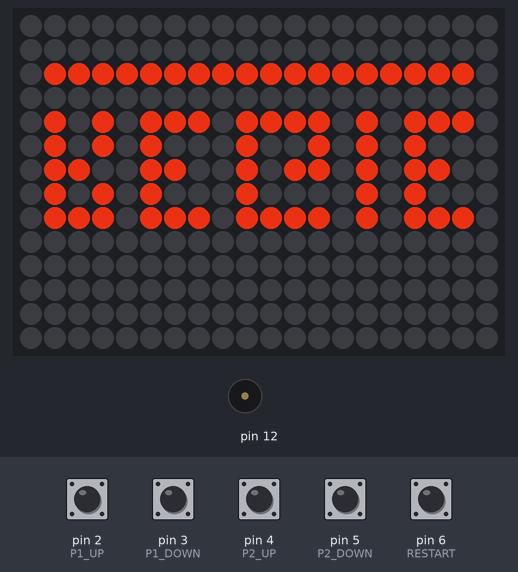
The program below on a simulated Arduino Mega 2560, built with avr-gcc and run on an emulated ATmega2560. Parts: 20×14 RGB LED matrix (first LED top left, wired row by row), buzzer (waves = sounding). The inputs (shaded band) are chosen by the test bench; at power-on: pin 2 (P1_UP), pin 3 (P1_DOWN), pin 4 (P2_UP), pin 5 (P2_DOWN), pin 6 (RESTART) HIGH. Dim RGB values are drawn brighter than linear; random numbers use the default seed unless the program sets one.

Above: at 1.4 s.
At 6.4 s:
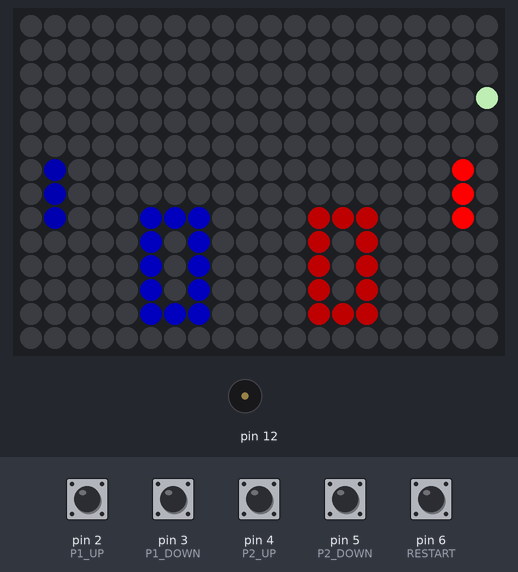
6.5 s: pin 2 (P1_UP) pulled LOW for 0.3 s
At 7.54 s:
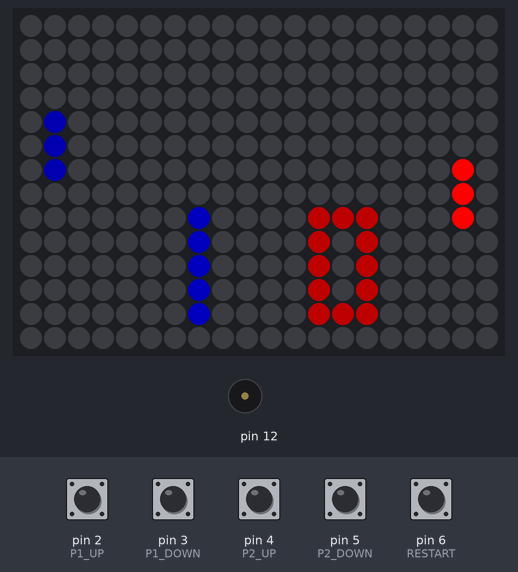
16.3 s: pin 2 (P1_UP) pulled LOW for 1 s
At 37.8 s:
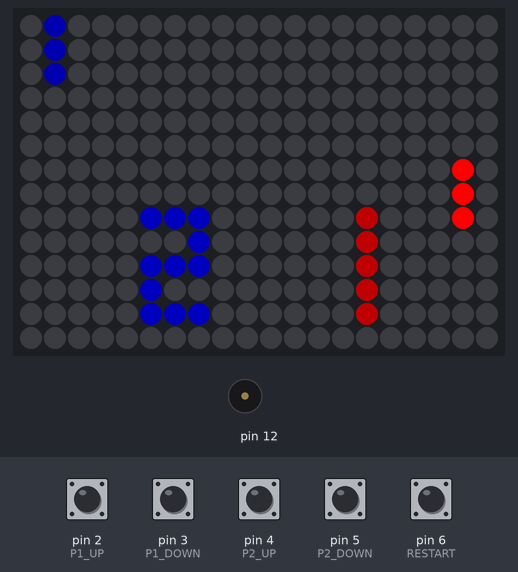
Timing chart, 0 to 39.3 s (numbered marks = the images above; inputs shaded):
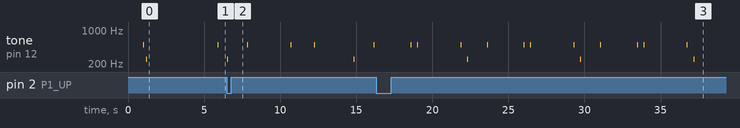

Measured:
- by itself, tone on pin 12: repeats every 7.4 s: silent 0.39 s, 500 Hz 0.05 s, silent 2.8 s, 500 Hz 0.05 s, silent 0.39 s, 250 Hz 0.05 s, silent 1.3 s, 500 Hz 0.05 s, silent 2.4 s, 500 Hz 0.05 s, until it stays silent from 37.2 s
- what the display in image 0 shows lasts 3.1 s, from 1.3 s to 4.4 s

The program:

main.cpp
```cpp
#include <Arduino.h>
#include "pong.h"
#include "serialMonitorDisplay.h"
#include "ledMonitorDisplay.h"
#include "sound.h"

Pong game;
SerialMonitorDisplay display;
LedMonitorDisplay screen;
Sound sound;

void test_ligne(int ligne){
  CRGB color = CRGB(180,0,0);
  int max_val = 20;
  for (int x = 0; x < max_val; x++){
    screen.ledUpdate(x, ligne, color);
  }
  screen.refresh();
}

void test_ecran(){
  int max_val = 14;
  for (int l = 0; l < max_val; l++){
    test_ligne(l);
  }
}


void setup() {
  game.init();
  //display.init();
  //display.startGame();
  screen.init();
  sound.bounce();
  delay(200);
  sound.point();
}

void loop() {

  // test ecran rouge
  //test_ecran();

  // game pong ecran
  if(game.run()){
    if(game.winner != 0){
      // ecran
      screen.gameOver(game.winner);
      // serial
      //display.gameOver(game.winner);

      game.winner = 0;
    }
    // ecran
    screen.startGame();
    // serial
    //display.startGame();

    game.restart = false;
  }
  else{
    // ecran
    screen.drawScreen(game.ball_x, game.ball_y, game.p1_y, game.p2_y, game.p1_score, game.p2_score);
    // serial
    //display.drawScreen(game.ball_x, game.ball_y, game.p1_y, game.p2_y, game.p1_score, game.p2_score);
  }
}
```

ledMonitorDisplay.h
```cpp
#ifndef LEDMONITORDISPLAY_H
#define LEDMONITORDISPLAY_H

#include <Arduino.h>
#include "pong.h"
#include <FastLED.h>

#define LED_PIN     7
#define NUM_LEDS    280
#define NUM_XLEDS   20
#define NUM_YLEDS   14

const CRGB COLOR_VOID = CRGB(0,0,0);
const CRGB COLOR_P1 = CRGB(0,0, 55); // blue
const CRGB COLOR_P2 = CRGB(255, 0,0); // red
const CRGB COLOR_SCORE_P1 = CRGB(0, 0, 80); // blue
const CRGB COLOR_SCORE_P2 = CRGB(80, 0, 0); // red
const CRGB COLOR_BALL = CRGB(160, 200, 150); // 40mA
const CRGB COLOR_REGIE = CRGB(190, 40, 15); // 20mA
const CRGB COLOR_WIN = CRGB(0, 205, 50); // 20mA

class LedMonitorDisplay{
    public:
    void init();
    void displayScore(int p1, int p2);
    void drawScreen(int bal_x, int bal_y, int paddle_p1, int paddle_p2, int score_p1, int score_p2);
    void startGame();
    void gameOver(int winner);

    // test
    void ledUpdate(int x, int y, CRGB color);
    void refresh();
    void blackScreen();

    private:
    bool isPaddleHeight(int paddle, int y);

    void showRegie();
    void showBlue();
    void showRed();
    void showWins();
    void showDigit(int digit, int pos_x, int pos_y, CRGB color);

    CRGB leds[NUM_LEDS];

    // Game Settings
    const int screenHeight = SCREEN_HEIGHT;
    const int screenWidth = SCREEN_WIDTH;
    const int updateSpeed = 200;
    const int p1_posx = 1;
    const int p2_posx = 18;

};

#endif //LEDMONITORDISPLAY_H
```

pong.cpp
```cpp
#include "pong.h"

Sound gameSound;

void Pong::init(){
    // Button du P1
    pinMode(P1_UP, INPUT_PULLUP);
    pinMode(P1_DOWN, INPUT_PULLUP);
    // Chngement detat si le button est press P1
    digitalWrite(P1_UP, 1);
    digitalWrite(P1_DOWN, 1);

    // Button du P2
    pinMode(P2_UP, INPUT_PULLUP);
    pinMode(P2_DOWN, INPUT_PULLUP);
    // Chngement detat si le button est press P2
    digitalWrite(P2_UP, 1);
    digitalWrite(P2_DOWN, 1);

    // Reset de la Partie
    pinMode(RESTART, INPUT_PULLUP);

    gameReset();
}


int Pong::run() {
    unsigned long time = millis();

    // read reset button
    if(digitalRead(RESTART) == LOW){
        gameReset();
    }

    resetBall(reset_ball);

    if(restart){
        return 1;
    }

    paddleStateUpdate();

    if(time > ball_update){
        updateBall();
    }
    if(time > paddle_update) {
        updatePaddle();
    }

    return 0;
}

void Pong::resetBall(uint8_t p_reset_ball){
    if (p_reset_ball != 0){
        if(p1_score == MAX_SCORE)
        {
            winner = 1;
            gameOver();
        }
        else if(p2_score == MAX_SCORE)
        {
            winner = 2;
            gameOver();
        }
        else{
            switch (p_reset_ball)
            {
            case 1: //p1 start with ball
                ball_x = p1_x;
                ball_y = p1_y;
                ball_dir_x = 1;
                ball_dir_y = 1;
                break;
            case 2: // p2 start with ball
                ball_x = p2_x;
                ball_y = p2_y;
                ball_dir_x = -1;
                ball_dir_y = -1;
                break;
            case 3: // reset
                ball_x = random(9, 10);
                ball_y = random(5, 8);
                do{
                    ball_dir_x = random(-1,2);
                }while(ball_dir_x == 0);
                do
                {
                    ball_dir_y = random(-1,2);
                }while(ball_dir_y == 0);
                break;
            default: //reset
                ball_x = random(9, 10);
                ball_y = random(5, 8);
                do{
                    ball_dir_x = random(-1,2);
                }while(ball_dir_x == 0);
                do
                {
                    ball_dir_y = random(-1,2);
                }while(ball_dir_y == 0);
                break;
            }
            reset_ball = 0;
        }
    }
}

void Pong::paddleStateUpdate(){
    p1_up_state |= (digitalRead(P1_UP) == HIGH);
    p1_down_state |= (digitalRead(P1_DOWN) == HIGH);
    p2_up_state |= (digitalRead(P2_UP) == HIGH);
    p2_down_state |= (digitalRead(P2_DOWN) == HIGH);
}

void Pong::gameReset(){
    restart = true;
    p1_score = 0;
    p2_score = 0;
    start = millis();
    while (millis() - start < 1000);
    ball_update = millis();
    paddle_update = ball_update;
    reset_ball = 3;
}

void Pong::gameOver(){
    gameReset();
}

bool Pong::isPaddleP1Hit(int new_x, int new_y){
    if ((new_x == p1_x) && (new_y >= p1_y) && (new_y <= (p1_y + (PADDLE_HEIGHT - 1)))){
        return true;
    }
    return false;
}

bool Pong::isPaddleP2Hit(int new_x, int new_y){
    if ((new_x == p2_x) && (new_y >= p2_y ) && (new_y <= (p2_y + (PADDLE_HEIGHT - 1)))){
        return true;
    }
    return false;
}

void Pong::updateBall(){
    int new_x = ball_x + ball_dir_x;
    int new_y = ball_y + ball_dir_y;
    // Verifier si on touche un  mur
    if( new_x < 0 || new_x > (SCREEN_WIDTH - 1)){
        // Si P2 a scorrer
        if(new_x < 0){
            p2_score++;
            reset_ball = 1; // p1 lost
        }
        // Si p1 a scorrer
        else if(new_x > (SCREEN_WIDTH - 1)){
            p1_score++;
            reset_ball = 2; //p2 lost
        }
        ball_dir_x = -ball_dir_x;
        new_x += ball_dir_x + ball_dir_x;
        gameSound.point();
    }
    // verifier si touche plafond/plancher
    if(new_y < 0 || new_y > (SCREEN_HEIGHT - 1)){
        ball_dir_y = -ball_dir_y; // changement de la direction
        new_y += ball_dir_y + ball_dir_y; // faire bouger la balle lus loin que le mur
        gameSound.bounce();
    }
    // verifier si on touche la Paddle du P1
    if (isPaddleP1Hit(new_x, new_y)){
        ball_dir_x = -ball_dir_x; // changement de la direction
        new_x += ball_dir_x + ball_dir_x; // nouvelle pos
        gameSound.bounce();
    }
    // verifier si on touche la paddle p2
    else if (isPaddleP2Hit(new_x, new_y)){
        ball_dir_x = -ball_dir_x; // changement de la direction
        new_x += ball_dir_x + ball_dir_x; // nouvelle pos
        gameSound.bounce();
    }
    ball_x = new_x; // assignation de la new pos
    ball_y = new_y; // assignation de la new pos

    ball_update += ball_rate;

    update = true; //update de l'etat de la partie
}

void Pong::updatePaddle(){
    paddle_update += paddle_rate;
    //P1
    if(p1_up_state){
        p1_y--;
    }
    if(p1_down_state){
        p1_y++;
    }
    if(p1_y < 0){
        p1_y = 0;
    }
    if((p1_y + (PADDLE_HEIGHT - 1)) >  (SCREEN_HEIGHT - 1)){
        p1_y = (SCREEN_HEIGHT - 1) - (PADDLE_HEIGHT-1);
    }
    p1_down_state = p1_up_state = false;
    // P2
    if(p2_up_state){
        p2_y--;
    }
    if(p2_down_state){
        p2_y++;
    }
    if(p2_y < 0){
        p2_y = 0;
    }
    if((p2_y + (PADDLE_HEIGHT - 1)) > (SCREEN_HEIGHT - 1)){
        p2_y = (SCREEN_HEIGHT - 1) - (PADDLE_HEIGHT-1);
    }
    p2_down_state = p2_up_state = false;

    update = true;
}
```

pong.h
```cpp
#ifndef PONG_H
#define PONG_H

#include "Arduino.h"
#include "sound.h"

// PINS
#define RESTART 6
#define P1_UP 2
#define P1_DOWN 3
#define P2_UP 4
#define P2_DOWN 5

// Game settings
#define PADDLE_HEIGHT 3
#define SCREEN_HEIGHT 14
#define SCREEN_WIDTH 20
#define MAX_SCORE 5

class Pong{
    public:
        void init();
        int run();
        void gameOver();

        int winner = 0;
        bool restart = true;

        bool update = false;
        int p1_score = 0;
        int p2_score = 0;
        int ball_x = 10, ball_y = 7;
        int ball_dir_x = 1, ball_dir_y = 1;
        int p1_y = 5;
        int p2_y = 5;

    private:
        void gameReset();
        void resetBall(uint8_t);
        void paddleStateUpdate();
        bool isPaddleP1Hit(int new_x, int new_y);
        bool isPaddleP2Hit(int new_x, int new_y);
        void updateBall();
        void updatePaddle();

        const int p1_x = 1;
        const int p2_x = 18;
        const int paddle_rate = 1;
        int ball_rate = 1;
        uint8_t reset_ball = 0;
        unsigned long ball_update;
        unsigned long paddle_update;
        unsigned long start;
        bool p1_up_state = false;
        bool p1_down_state = false;
        bool p2_up_state = false;
        bool p2_down_state = false;

};

#endif //PONG_H
```

serialMonitorDisplay.cpp
```cpp
#include "serialMonitorDisplay.h"

void SerialMonitorDisplay::init(){
    Serial.begin(115200);
}

bool SerialMonitorDisplay::isPaddleHeight(int paddle, int y){
  if ((y <= (screenHeight - 1 - paddle)) && y >= (screenHeight - 1 - paddle - (PADDLE_HEIGHT-1))){
    return true;
  }
  else return false;
}

void SerialMonitorDisplay::displayScore(int p1, int p2){
    Serial.print("   !!! P1 : ");
    Serial.print(p1);
    Serial.print(" vs P2 : ");
    Serial.print(p2);
    Serial.print(" !!!   ");
}

void SerialMonitorDisplay::displayData(int bal_x, int bal_y, int paddle_p1, int paddle_p2){
    Serial.print("bal x : ");
    Serial.print(bal_x);
    Serial.print(" bal y : ");
    Serial.print(bal_y);
    Serial.print(" paddle p1 : ");
    Serial.print(paddle_p1);
    Serial.print(" paddle p2 : ");
    Serial.print(paddle_p2);
}

void SerialMonitorDisplay::drawScreen(int bal_x, int bal_y, int paddle_p1, int paddle_p2, int score_p1, int score_p2){
  Serial.println("");
  for(int y=0; y < screenHeight+1;y++){
    if(y==0){ // Draw statusbar
       displayData(bal_x, bal_y, paddle_p1, paddle_p2);
       displayScore(score_p1, score_p2);
       Serial.println("");
    }
    else if(y==1){ // Draw the roof
      for(int x=0; x < screenWidth; x++){
        Serial.print("-");
      }
      Serial.println("");
    }
    else if(y==(screenHeight)){ // Draw the floor
      for(int x=0; x < screenWidth; x++){
        Serial.print("-");
      }
      Serial.println("");
    }
    else { // actual led screen
      for(int x = 0; x < screenWidth; x++){
        if(x == 0 || x == screenWidth -1){ //Draw Edge
          Serial.print("#");
        }
        else if(x == p1_posx){ //Draw paddle p1
          if(isPaddleHeight(paddle_p1, y)) { // p1
            Serial.print("|");
          }
          else{// Draw void
            Serial.print(".");
          }
        }
        else if(x == p2_posx){ //Draw paddle p2
          if(isPaddleHeight(paddle_p2, y)) { // p1
            Serial.print("|");
          }
          else{// Draw void
            Serial.print(".");
          }
        }
        else if(x == bal_x + 1){ //Draw bal
          if(y == (screenHeight - 1 - bal_y)) { // p1
            Serial.print("*");
          }
          else{// Draw void
            Serial.print(".");
          }
        }
        else{// Draw void
          Serial.print(".");
        }
      }
      Serial.println("");
    }
  }
  delay(updateSpeed);
}

void SerialMonitorDisplay::startGame(){
    Serial.println("");
  for(int y=0; y < screenHeight+1;y++){
    if(y==0){ // Draw statusbar

       Serial.println("");
    }
    else if(y==1){ // Draw the roof
      for(int x=0; x < screenWidth; x++){
        Serial.print("-");
      }
      Serial.println("");
    }
    else if(y==(screenHeight)){ // Draw the floor
      for(int x=0; x < screenWidth; x++){
        Serial.print("-");
      }
      Serial.println("");
    }
    else if (y==(screenHeight - 10)){ // start
        const int start_lengt = 5;
        String start_string[start_lengt] = {"s", "t", "a", "r", "t"};
        for(int x = 0; x < screenWidth; x++){
            if(x == 0 || x == screenWidth -1){ //Draw Edge
            Serial.print("#");
            }
            else if(x >= 4 && x < 4 + start_lengt){ //Draw paddle p1
                Serial.print(start_string[x-4]);
            }
            else{// Draw void
            Serial.print(".");
            }
        }
        Serial.println("");
    }
    else { // actual led screen
      for(int x = 0; x < screenWidth; x++){
        if(x == 0 || x == screenWidth -1){ //Draw Edge
          Serial.print("#");
        }
        else{// Draw void
          Serial.print(".");
        }
      }
      Serial.println("");
    }
  }
  delay(3000);
}

void SerialMonitorDisplay::gameOver(int winner){
  Serial.println("");
  for(int y=0; y < screenHeight+1;y++){
    if(y==0){ // Draw statusbar

       Serial.println("");
    }
    else if(y==1){ // Draw the roof
      for(int x=0; x < screenWidth; x++){
        Serial.print("-");
      }
      Serial.println("");
    }
    else if(y==(screenHeight)){ // Draw the floor
      for(int x=0; x < screenWidth; x++){
        Serial.print("-");
      }
      Serial.println("");
    }
    else if (y==(screenHeight - 10)){ // start
        const int win_lengt = 7;
        String win_string[win_lengt] = {"P", String(winner), ".", "w", "i", "n", "s"};
        for(int x = 0; x < screenWidth; x++){
            if(x == 0 || x == screenWidth -1){ //Draw Edge
            Serial.print("#");
            }
            else if(x >= 4 && x < 4 + win_lengt){ //Draw paddle p1
                Serial.print(win_string[x-4]);
            }
            else{// Draw void
            Serial.print(".");
            }
        }
        Serial.println("");
    }
    else { // actual led screen
      for(int x = 0; x < screenWidth; x++){
        if(x == 0 || x == screenWidth -1){ //Draw Edge
          Serial.print("#");
        }
        else{// Draw void
          Serial.print(".");
        }
      }
      Serial.println("");
    }
  }
  delay(5000);

}
```

serialMonitorDisplay.h
```cpp
#ifndef SERIALMONITORDISPLAY_H
#define SERIALMONITORDISPLAY_H

#include <Arduino.h>
#include "pong.h"


class SerialMonitorDisplay{
    public:
    void init();
    void displayScore(int p1, int p2);
    void displayData(int bal_x, int bal_y, int paddle_p1, int paddle_p2);
    void drawScreen(int bal_x, int bal_y, int paddle_p1, int paddle_p2, int score_p1, int score_p2);
    void startGame();
    void gameOver(int winner);


    private:
    bool isPaddleHeight(int paddle, int y);

    // Game Settings
    const int screenHeight = SCREEN_HEIGHT + 2;
    const int screenWidth = SCREEN_WIDTH + 2;
    const int updateSpeed = 200;
    const int p1_posx = 2;
    const int p2_posx = 19;

};

#endif //SERIALMONITORDISPLAY_H
```

Source omitted: ledMonitorDisplay.cpp (18640 bytes), sound.cpp (9902 bytes), sound.h (8662 bytes)
